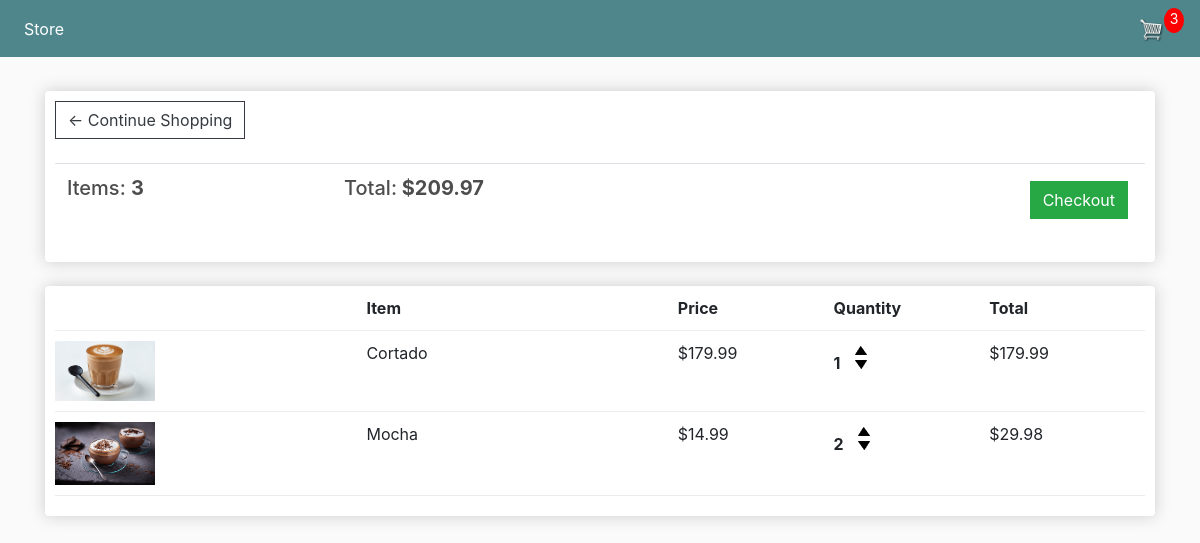
The app's page /cart/ (signed in) with its own data.
### store/models.py (models this page shows, shortened)
class Order(models.Model):
	customer = models.ForeignKey(Customer, on_delete=models.SET_NULL, null=True, blank=True)
	date_ordered = models.DateTimeField(auto_now_add=True)
	complete = models.BooleanField(default=False)
	transaction_id = models.CharField(max_length=100, null=True)
	@property
	def get_cart_total(self):
		orderitems = self.orderitem_set.all()
		total = sum([item.get_total for item in orderitems])
		return total
	@property
	def get_cart_items(self):
		orderitems = self.orderitem_set.all()
		total = sum([item.quantity for item in orderitems])
		return total

class OrderItem(models.Model):
	product = models.ForeignKey(Product, on_delete=models.SET_NULL, null=True)
	order = models.ForeignKey(Order, on_delete=models.SET_NULL, null=True)
	quantity = models.IntegerField(default=0, null=True, blank=True)
	date_added = models.DateTimeField(auto_now_add=True)
	@property
	def get_total(self):
		total = self.product.price * self.quantity
		return total

class Product(models.Model):
	name = models.CharField(max_length=200)
	price = models.FloatField()
	digital = models.BooleanField(default=False,null=True, blank=True)
	image = models.ImageField(null=True, blank=True)
	description = models.TextField(null=True, blank=True)
	@property
	def imageURL(self):
		try:
			url = self.image.url
		except:
			url = ''
		return url

### store/views.py (the view)
# urls.py: path('cart/', views.cart, name="cart"),
def cart(request):
	data = cartData(request)
	cartItems = data['cartItems']
	order = data['order']
	items = data['items']
	context = {'items':items, 'order':order, 'cartItems':cartItems}
	return render(request, 'store/cart.html', context)

### store/utils.py (called while the page is built)
def cartData(request):
	if request.user.is_authenticated:
		customer = request.user.customer
		order, created = Order.objects.get_or_create(customer=customer, complete=False)
		items = order.orderitem_set.all()
		cartItems = order.get_cart_items
	else:
		cookieData = cookieCart(request)
		cartItems = cookieData['cartItems']
		order = cookieData['order']
		items = cookieData['items']
	return {'cartItems':cartItems ,'order':order, 'items':items}

### store/templates/store/cart.html
{% extends 'store/main.html' %}
{% load static %}
{% block content %}
	<div class="row">
		<div class="col-lg-12">
			<div class="box-element">
				<a  class="btn btn-outline-dark" href="{% url 'store' %}">&#x2190; Continue Shopping</a>
				<br>
				<br>
				<table class="table">
					<tr>
						<th><h5>Items: <strong>{{order.get_cart_items}}</strong></h5></th>
						<th><h5>Total:<strong> ${{order.get_cart_total|floatformat:2}}</strong></h5></th>
						<th>
							<a  style="float:right; margin:5px;" class="btn btn-success" href="{% url 'checkout' %}">Checkout</a>
						</th>
					</tr>
				</table>
			</div>
			<br>
			<div class="box-element">
				<div class="cart-row">
					<div style="flex:2"></div>
					<div style="flex:2"><strong>Item</strong></div>
					<div style="flex:1"><strong>Price</strong></div>
					<div style="flex:1"><strong>Quantity</strong></div>
					<div style="flex:1"><strong>Total</strong></div>
				</div>
				{% for item in items %}
				<div class="cart-row">
					<div style="flex:2"><img class="row-image" src="{{item.product.imageURL}}"></div>
					<div style="flex:2"><p>{{item.product.name}}</p></div>
					<div style="flex:1"><p>${{item.product.price|floatformat:2}}</p></div>
					<div style="flex:1">
						<p class="quantity">{{item.quantity}}</p>
						<div class="quantity">
							<img data-product="{{item.product.id}}" data-action="add" class="chg-quantity update-cart" src="{% static  'images/arrow-up.png' %}">
							<img data-product="{{item.product.id}}" data-action="remove" class="chg-quantity update-cart" src="{% static  'images/arrow-down.png' %}">
						</div>
					</div>
					<div style="flex:1"><p>${{item.get_total|floatformat:2}}</p></div>
				</div>
				{% endfor %}
			</div>
		</div>
	</div>
{% endblock content %}

### store/templates/store/main.html (shortened to what this page needs)
<!DOCTYPE html>
{% load static %}
<html>
<head>
	<link rel="stylesheet" href="https://stackpath.bootstrapcdn.com/bootstrap/4.4.1/css/bootstrap.min.css">
	<link rel="stylesheet" type="text/css" href="{% static 'css/main.css' %}">
</head>
<body>
	<nav class="navbar navbar-expand-lg navbar-dark bg-dark">
	  <div class="collapse navbar-collapse" id="navbarSupportedContent">
	    <ul class="navbar-nav mr-auto">
	      <li class="nav-item active">
	        <a class="nav-link" href="{% url 'store' %}">Store <span class="sr-only">(current)</span></a>
	      </li>
	    </ul>
	    <div class="form-inline my-2 my-lg-0">
	     	<a href="{% url 'cart' %}">
	    		<img  id="cart-icon" src="{% static 'images/cart.png' %}">
	    	</a>
	    	<p id="cart-total">{{cartItems}}</p>
	    </div>
	  </div>
	</nav>
     <div class="container">
            <br>
            {% block content %}
            {% endblock content %}
         </div>
</body>
</html>

### static/css/main.css (style rules this page uses)
body { background-color: hsl(0, 0%, 98%); }
h1,h2,h3,h4,h5,h6 { color:hsl(0, 0%, 30%); }
.box-element { box-shadow:hsl(0, 0%, 80%) 0 0 16px; background-color: #fff; border-radius: 4px; padding: 10px; }
.bg-dark { background-color: #4f868c!important; }
#cart-icon { width:25px; display: inline-block; margin-left: 15px; }
#cart-total { display: block; text-align: center; color:#fff; background-color: red; width: 20px; height: 25px; border-radius: 50%; font-size: 14px; }
.col-lg-4, .col-lg-6, .col-lg-8, .col-lg-12 { margin-top: 10px; }
.btn { border-radius: 0; }
.row-image { width: 100px; }
.cart-row { display: flex; align-items: flex-stretch; padding-bottom: 10px; margin-bottom: 10px; border-bottom: 1px solid #ececec; }
.quantity { display: inline-block; font-weight: 700; padding-right:10px; }
.chg-quantity { width: 12px; cursor: pointer; display: block; margin-top: 5px; transition:.1s; }

### records on screen
Order: get_cart_items "3", get_cart_total "209.97"
OrderItem: product.imageURL (picture), product.name "Cortado", product.price "179.99", quantity "1", get_total "179.99"
OrderItem: product.imageURL (picture), product.name "Mocha", product.price "14.99", quantity "2", get_total "29.98"

### other values on screen
{{ cartItems }} "3"
